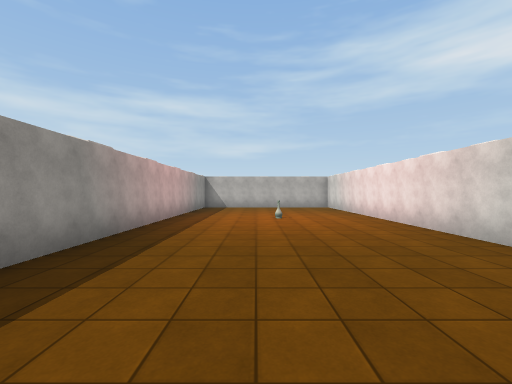
View 1 (above)

18 first-person views from a walk through a Unity game level. The camera is 1.5 m above the floor, looks level and sees 90° across. Doors are open. The floor is counted in squares, 2 m on a side. Each view is taken from the middle of a square. On the plan, view 1 faces up. The plan holds only what a view shows up to about 9 squares ahead; the rest is blank. The place goes on beyond the plan. Some animated figures are not drawn. Surface patterns are stand-ins for the level's own textures.

View 2
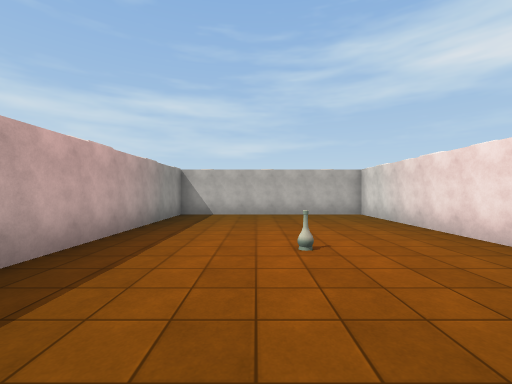

View 3
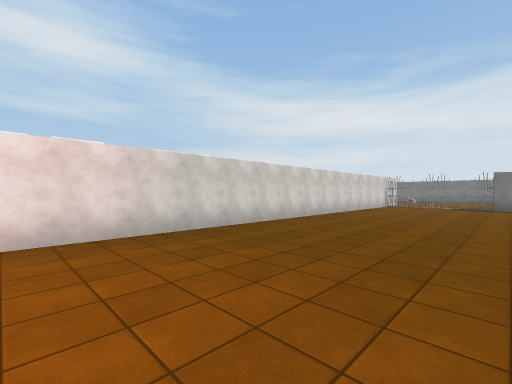

View 4
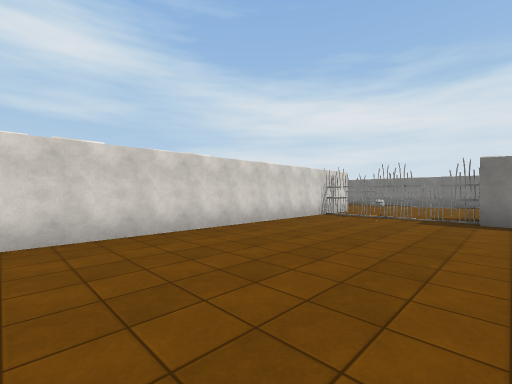

View 5
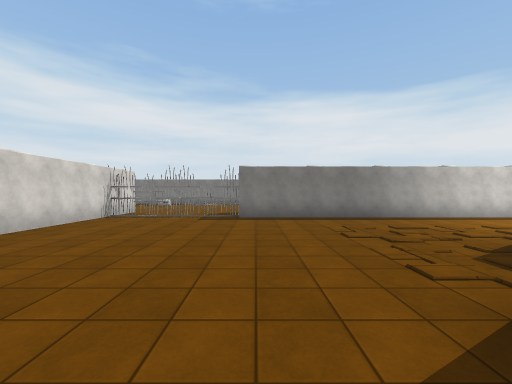

View 6
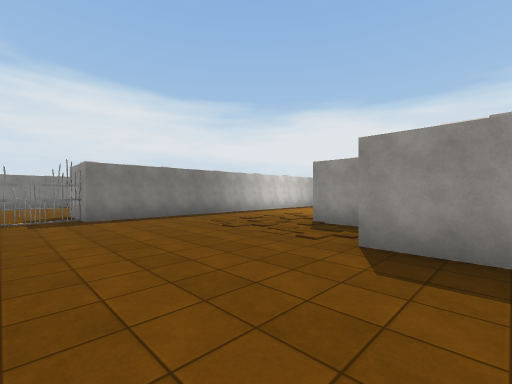

View 7
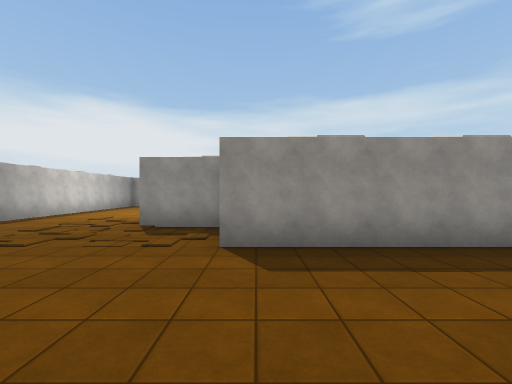

View 8
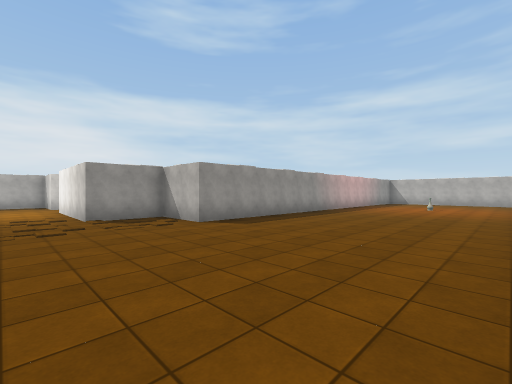

View 9
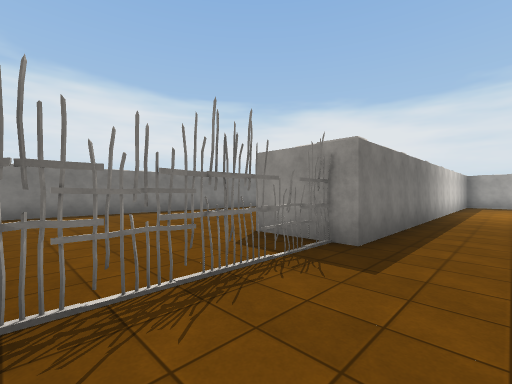

View 10
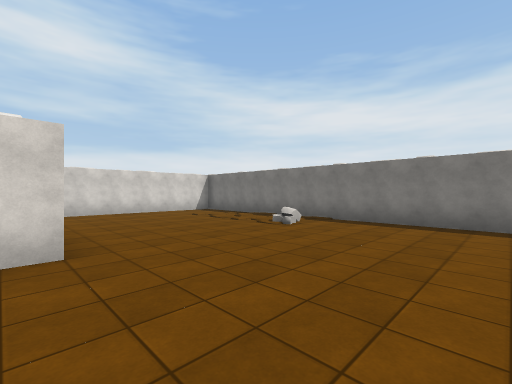

View 11
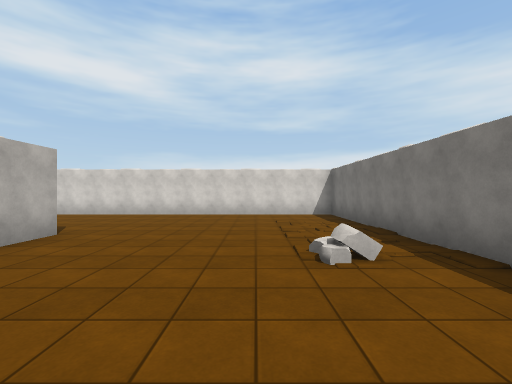

View 12
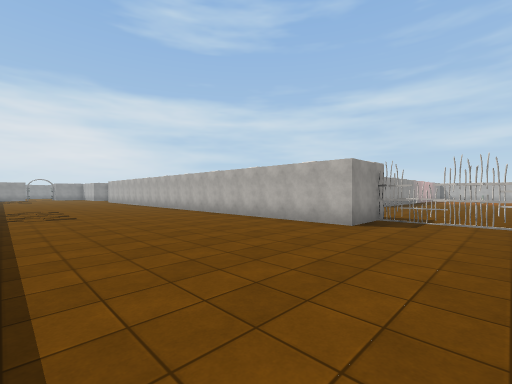

View 13
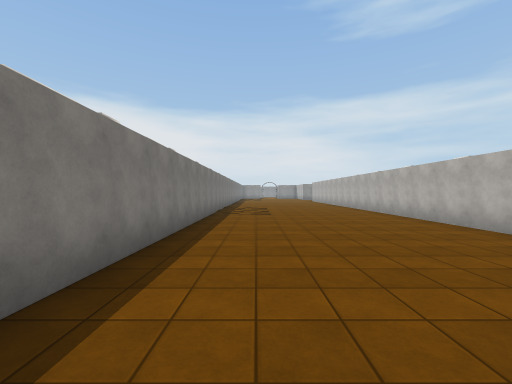

View 14
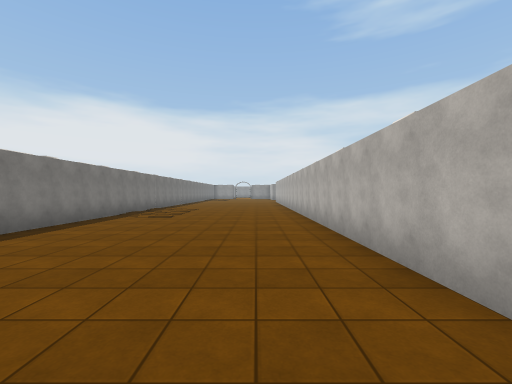

View 15
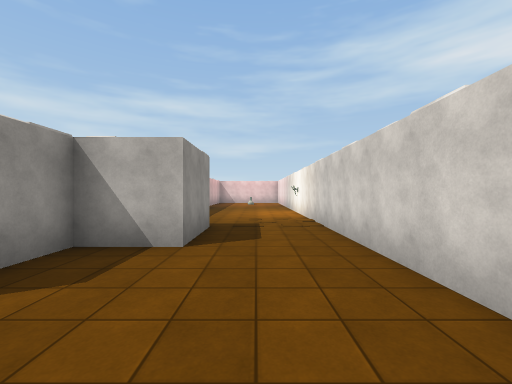

View 16
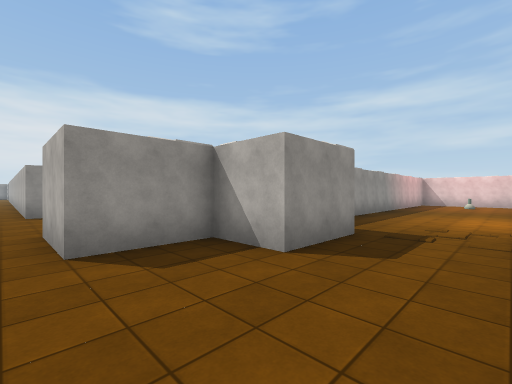

View 17
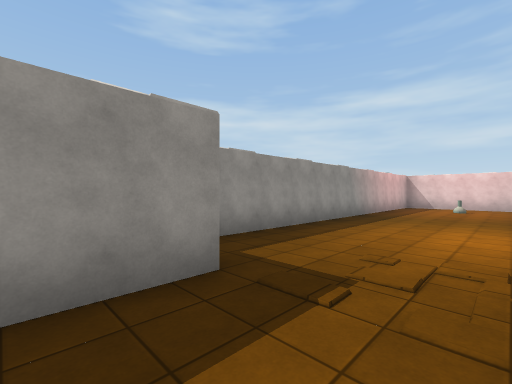

View 18
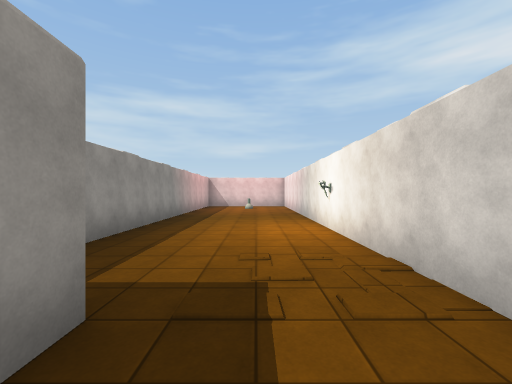

### Floor plan
Points are (right, up) in squares from view 1. A wall is a line through its corners. A room is listed if a view was taken in it or the views show most of it. See-through windows are left out.
Room 1 (views 1, 2, 3, 4, 5, 6, 7, 8, 9)
walls: (0, -7.9) (0.4, -8.2); (1.5, -7.8) (1.6, -7.9); (1.5, -7.8) (1.7, -7.6) (2, -7.9); (1.5, -7.8) (2.4, -7.9) (2.5, -7.9); (0.8, -7.9) (1.1, -8.1); (1.4, -7.9) (1.8, -8.2); (1.4, -7.9) (3.6, -7.8); (0, -8) (1.4, -7.9) (1.8, -8.2) (2.5, -7.6) (3.1, -8); (2.4, -7.9) (3.3, -8); (2.4, -8) (3.2, -7.8); (2, -8.2) (2.3, -8); (2.6, -8.1) (3.2, -7.6); (3.5, -8) (3.5, 12.5) (-2.5, 12.5) (-2.5, -1.5) (-4.5, -1.5) (-4.5, -3.5) (-6.5, -3.5); (-6.5, -7.5) (-0.5, -7.5)
ways out: opening at (0, -8) to room 2
objects: other object (1, 7)
Room 2 (views 10, 11, 12, 13, 14, 15, 16, 17, 18)
walls: (2.3, -8) (0.8, -7.9); (2, -7.9) (0.9, -8.1) (0.6, -7.8); (1.6, -7.9) (0.5, -7.9); (0.4, -8.2) (0.8, -7.9); (1.9, -7.8) (1.7, -7.9); (0.2, -7.8) (-0.3, -8.2) (0, -7.9); (-0.5, -7.5) (-0.5, -9.5) (-6.5, -9.5); (7, -5.5) (7, -7.5) (5.5, -7.5) (5.5, -9.5) (3.5, -9.5) (3.5, -8); (-6.5, -15.5) (9.5, -15.5) (9.5, -5.5)
low walls: (3.7, -14.4) (3.7, -13.9)
ways out: opening at (0, -8) to room 1; opening at (8, -5)

Positions as (right, up) in squares from view 1, and headings:
1: (0, 0), facing up
2: (0, 4), facing up
3: (-1, 6), facing down-right
4: (-1, 0), facing down-right
5: (-1, 0), facing down
6: (1, 0), facing down-left
7: (1, -1), facing left
8: (3, -5), facing up-left
9: (3, -6), facing down-left
10: (0, -9), facing down-right
11: (1, -13), facing right
12: (2, -15), facing up-left
13: (2, -14), facing left
14: (1, -11), facing left
15: (8, -11), facing up
16: (9, -10), facing up-left
17: (9, -7), facing up-left
18: (8, -7), facing up
